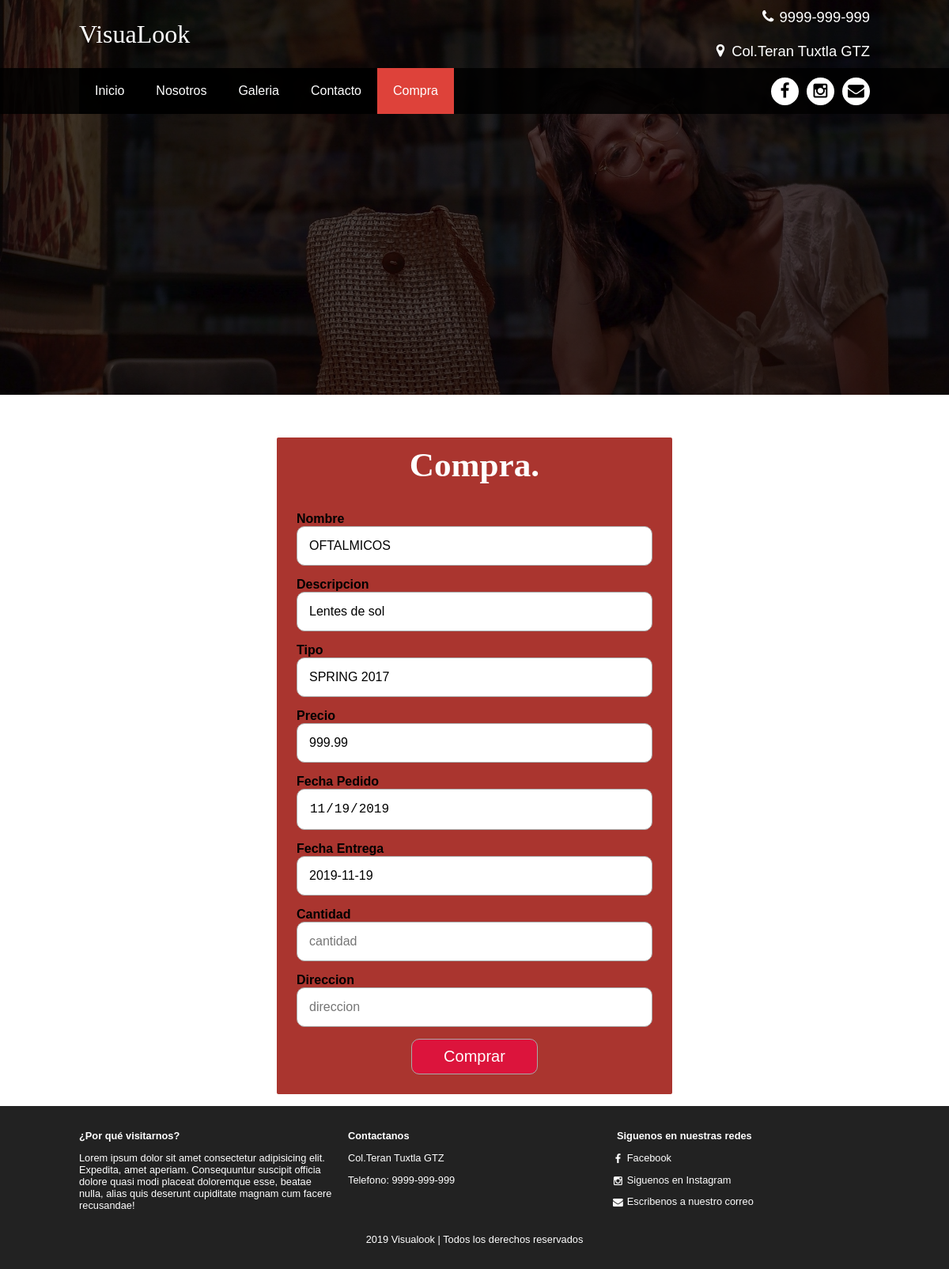
Page /compra.php?id=9 on the committed database.
### tables this page shows
create table Lente(Idlente int NOT NULL AUTO_INCREMENT PRIMARY KEY,
			Nombre varchar(150),
			Descripcion Varchar(250),
			Tipo Varchar(150),
			Precio float,
			Existencia Int,
			Imagen varchar(150)
);

### compra.php (the view, shortened to what this page needs)
<!DOCTYPE html>
<html lang="en">
<head>
    <link rel="stylesheet" href="font/styles.css">
    <link rel="stylesheet" href="css/styles.css">
    <link rel="stylesheet" href="css/admin.css">
</head>
<body>
    <header class="main-header">
        <div class="container container--flex">
            <div class="logo-container column column--50">
                <h1 class="logo">VisuaLook</h1>
            </div>
            <div class="main-header__contactInfo column column--50">
                <p class="main-header__contactInfo__phone">
                    <span class="icon-telefono">9999-999-999</span>
                </p>
                <p class="main-header__contactInfo__address">
                    <span class="icon-ubicacion">Col.Teran Tuxtla GTZ</span>
                </p>
            </div>
        </div>
    </header>
    <nav class="main-nav">
        <div class="container container--flex">
            <ul class="menu" id="menu">
                <li class="menu__item"><a href="index.php" class="menu__link ">Inicio</a></li>
                <li class="menu__item"><a href="nosotros.php" class="menu__link">Nosotros</a></li>
                <li class="menu__item"><a href="galeria.php" class="menu__link">Galeria</a></li>
                <li class="menu__item"><a href="contacto.php" class="menu__link">Contacto</a></li>
                <li class="menu__item"><a href="compra.php" class="menu__link menu__link--select">Compra</a></li>
            </ul>
            <div class="social-icon">
                <a href="" class="social-icon__link"><span class="icon-facebook"></span></a>
                <a href="" class="social-icon__link"><span class="icon-instagram"></span></a>
                <a href="" class="social-icon__link"><span class="icon-mail"></span></a>
            </div>
        </div>
    </nav>
    <section class="banner"> <img src="img/pm.jpg" alt="" class="banner__img"> </section>
    <main class="main">
        <br><br><br>
        <?php
            $id=$_REQUEST['id'];
			include_once 'conexion.php';
			$mysqlConexion=new mysqli($hostDb,$usuarioDb,$claveDb,$nombreDb);
			$sqlQuery="SELECT * FROM  lente WHERE Idlente='$id'";
			$resultado=$mysqlConexion->query($sqlQuery);
			$row=$resultado->fetch_assoc();
		?>
        <form action="ocompra.php" method="POST" class="form-register">
            <div class="lform"><h2>Compra.</h2></div>
            <div class="contenedor-inputs">
                <label for="uname"><b>Nombre</b></label>
                <input type="text" name="nombre" readonly ="readonly"placeholder="Nombre" class="input-100" required value="<?php echo  $row['Nombre']; ?>">
                <label for="uname"><b>Descripcion</b></label>
                <input type="text" name="descripcion" readonly ="readonly" placeholder="Descripcion" class="input-100" required value="<?php echo $row['Descripcion']; ?>">
                <label for="uname"><b>Tipo</b></label>
                <input type="text" name="tipo" readonly ="readonly" placeholder="Tipo" class="input-100" required value="<?php echo $row['Tipo']; ?>">
                <label for="uname"><b>Precio</b></label>
                <input type="text" name="precio"readonly ="readonly" placeholder="Precio" class="input-100" required value="<?php echo $row['Precio']; ?>">
                <label for="uname"><b>Fecha Pedido</b></label>
                <?php $fcha = date("Y-m-d");?>
                <input type="date" name="fechap" placeholder="Fecha pedido" readonly ="readonly" class="input-100" required value="<?php echo $fcha;?>" >
                <label for="uname"><b>Fecha Entrega</b></label>
                <input type="text" name="fechae" placeholder="Fecha entrega" readonly ="readonly" class="input-100" required value="<?php echo $fcha;?>" >
                <label for="uname"><b>Cantidad</b></label>
                <input type="text" name="cantidad" placeholder="cantidad" class="input-100" required >
                <label for="uname"><b>Direccion</b></label>
                <input type="text" name="direccion" placeholder="direccion" class="input-100" required>
                <input type="submit" value="Comprar" class="btn-enviar">
            </div>
        </form>
    </main>
    <footer>
        <div class="main-footer">
            <div class="container container--flex">
                <div class="column column--33">
                    <h2 class="column__title">¿Por qué visitarnos?</h2>
                    <p class="column__txt">Lorem ipsum dolor sit amet consectetur adipisicing elit. Expedita,
                        amet aperiam. Consequuntur suscipit officia dolore quasi modi placeat doloremque esse,
                        beatae nulla, alias quis deserunt cupiditate magnam cum facere recusandae!
                    </p>
                </div>
                <div class="column column--33">
                    <h2 class="column__title">Contactanos</h2>
                    <p class="column__txt">Col.Teran Tuxtla GTZ</p>
                    <p class="column__txt">Telefono: 9999-999-999</p>
                </div>
                <div class="column column--33">
                    <h2 class="column__title">Siguenos en nuestras redes</h2>
                    <p class="column__txt"><a href="" class="icon-facebook">Facebook</a></p>
                    <p class="column__txt"><a href="" class="icon-instagram">Siguenos en Instagram</a></p>
                    <p class="column__txt"><a href="" class="icon-mail">Escribenos a nuestro correo</a></p>
                </div>
                <p class="copy">2019 Visualook | Todos los derechos reservados</p>
            </div>
        </div>
    </footer>
</body>
</html>

### css/styles.css (style rules this page uses)
* { box-sizing: border-box; }
body { font-family:'montserrat',sans-serif; margin: 0; }
img { display: block; width: 100%; max-width: 100%; }
h1,h2,h3,h4,h5,h6 { margin: 0; }
.container { width: 100%; margin: auto; }
.container--flex { display: flex; flex-wrap: wrap; justify-content: space-between; align-items: center; }
.column { width: 100%; }
.main-header { width: 100%; }
.logo { font-size: 1.8em; color:#DE423A; padding: 10px; font-family: 'Pacifico',cursive; font-weight: 100; }
.main-header__contactInfo__phone { background: #DE423A; color:white; margin:0 auto; padding:10px; }
.main-header__contactInfo__address { padding: 10px; margin: 0; }
.main-header [class*="icon-"]::before { position: relative; top:2px; right: 5px; }
.main-nav { widows: 100%; position: relative; z-index: 2000; padding: 10px; }
.social-icon { display: flex; justify-content: space-between; }
.social-icon [class*="icon-"] { color: black; margin-left:10px; display: flex; justify-content: center; align-items: center; font-size:1.3em; width: 35px; height: 35px; background: white; border-radius: 50%; }
.social-icon__link { text-decoration: none; }
.menu { position: absolute; top:60px; left: 0; width: 100%; background: rgb(0, 0, 0,0.85); padding: 0; margin: 0; list-style: none; text-align:center; height: 0; overflow: hidden; transition: height .3s linear; }
.menu__link { display: block; padding: 15px; color:white; text-decoration: none; }
.menu__link--select { background: #DE423A; }
.banner { margin-top: -55px; position: relative; }
.banner::before { content: ''; position: absolute; width: 100%; height: 100%; background: rgb(0, 0, 0,0.7); z-index: 1000; top: 0; }
.banner__img { width: 100%; height: 500px; object-fit: cover; }
.column__title { font-size: 1.3em; }
.main-footer { background: #222; color:white; padding: 10px; padding-top:20px; padding-bottom: 20px; font-size: .8em; }
.copy { text-align: center; margin: auto; margin-top: 15px; }
.main-footer [class*="icon-"] { color:white; text-decoration: none; }
.main-footer [class*="icon-"]::before { position: relative; top:3px; right: 5px; }
@media screen and (min-width:480px) { .logo { color:white } }
@media screen and (min-width:480px) { .main-header__contactInfo { text-align: right; } }
@media screen and (min-width:480px) { .main-header__contactInfo__phone { background: none; } }
@media screen and (min-width:480px) { .main-header__contactInfo__address { color:white; } }
@media screen and (min-width:480px) { .main-nav { background: rgb(0, 0, 0,0.85); } }
@media screen and (min-width:480px) { .banner { margin-top:-145px; z-index: -1000; } }
@media screen and (min-width:480px) { .main { padding-bottom: 15px; } }
@media screen and (min-width:480px) { .main-footer .container--flex { align-items: flex-start; } }
@media screen and (min-width:480px) { .column--50 { width: 49%; } }
@media screen and (min-width:480px) { .column--33 { width: 32%; } }
@media screen and (min-width:768px) { .column__title { font-size: 1em; } }
@media screen and (min-width:1024px) { .container { width: 1000px; } }
@media screen and (min-width:1024px) { .logo { font-size: 2em; padding:0; } }
@media screen and (min-width:1024px) { .main-header__contactInfo__phone, .main-header__contactInfo__address { padding-right: 0; font-size: 1.15em; } }
@media screen and (min-width:1024px) { .main-nav { padding: 0; } }
@media screen and (min-width:1024px) { .menu { position:static; display: flex; height: auto; width: auto; } }
@media screen and (min-width:1024px) { .menu__link { padding: 20px; } }
@media screen and (min-width:1024px) { .main-footer { padding-top:30px; padding-bottom: 30px; } }

### css/admin.css (style rules this page uses)
.lform { text-align: center; font-size: 1.8em; color:white; padding: 10px; font-family: 'Pacifico',cursive; font-weight: 100; }
.form-register { width: 80%; max-width: 500px; margin: auto; background: rgb(170, 53, 47) ; border-radius: 2px; }
.contenedor-inputs { width: 100%; text-align: center; align-content: center; padding: 25px; display: flex; flex-wrap: wrap; justify-content:space-between; }
input { margin-bottom: 15px; padding: 15px; font-size: 16px; border-radius: 10px; border: 1px solid darkgray; }
.input-100 { width: 100%; }
.btn-enviar { background: crimson; color: white; margin: auto; padding: 10px 40px; cursor: pointer; font-size: 20px; }

### rows in the picture
lente: nombre "OFTALMICOS", descripcion "Lentes de sol", tipo "SPRING 2017", precio "999.99"
